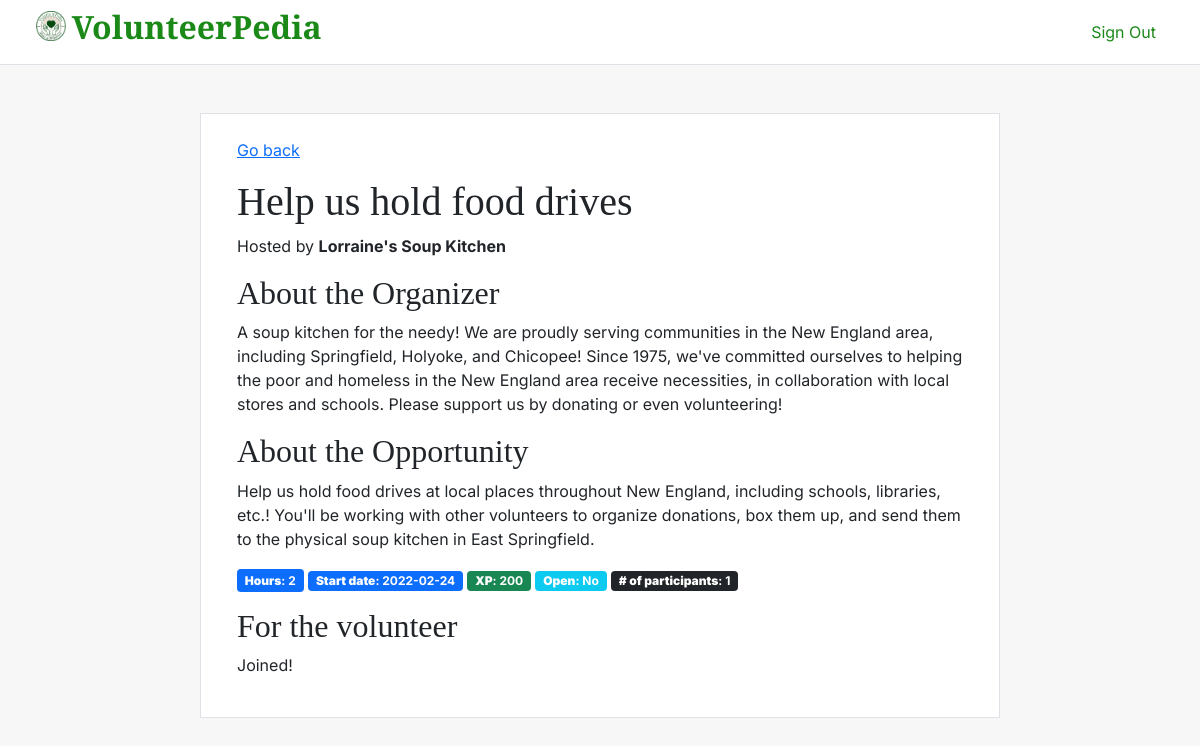
Page /opportunity/1 (signed in) on the committed database.
### database.py (models this page shows)
class Event(db.Model):
    __tablename__ = "events"
    id = db.Column(db.Integer, primary_key=True)
    title = db.Column(db.String(64), nullable=False)
    description = db.Column(db.String(512), nullable=False)
    hours = db.Column(db.SmallInteger, nullable=False)
    start_date = db.Column(db.Date, default=datetime.utcnow(), nullable=False)
    xp = db.Column(db.SmallInteger, nullable=False)
    ended = db.Column(db.Boolean, default=False, nullable=False)
    organization_id = db.Column(db.String, db.ForeignKey("organizations.id"), nullable=False)
    organizer = db.relationship("Organization", back_populates="events")
    participants = db.relationship("Participant", back_populates="event")

class Organization(db.Model):
    __tablename__ = "organizations"
    id = db.Column(db.String, primary_key=True)
    name = db.Column(db.String(64), nullable=False, unique=True)
    description = db.Column(db.String(512), nullable=False)
    password = db.Column(db.String, nullable=False)
    events = db.relationship("Event", back_populates="organizer")

### routes/events.py (the view)
@blueprint.route("/opportunity/<id>")
@authorize_both
def opportunity(id):
    opportunity = db.session.execute(
        select(Event).where(Event.id == id)
    ).fetchone()
    if not opportunity:
        flash("No opportunity found.")
        return redirect("/")
    opportunity = opportunity[0]
    is_organizer = False
    joined = False
    if opportunity.organization_id == session["id"]:
        is_organizer = True
    else:
        query = db.session.execute(
            select(Participant).where(
                (Participant.user_id == session["id"]) &
                (Participant.event_id == opportunity.id)
            )
        ).fetchone()
        if query:
            joined = True
    return render_template("opportunity.html", opportunity=opportunity, is_organizer=is_organizer, joined=joined)

### app.py (called while the page is built)
@app.after_request
def after_request(response):
    response.headers["Cache-Control"] = "no-cache, no-store, must-revalidate"
    response.headers["Expires"] = 0
    response.headers["Pragma"] = "no-cache"
    return response

@app.context_processor
def context_processor():
    return {"sqrt": sqrt}

### helpers.py (called while the page is built)
def logged_in_as_user():
    if session.get("id") is None or session.get("password") is None:
        return False
    query = db.session.execute(
        select(User).where(User.id == session["id"])
    ).fetchone()
    if not query:
        return False
    elif not check_password_hash(query[0].password, session["password"]):
        return False
    return True

def authorize_both(f):
    @wraps(f)
    def decorate(*args, **kwargs):
        if not logged_in_as_user() and not logged_in_as_organization():
            flash("Oops, looks like you need to log in first!")
            return redirect("/signin")
        return f(*args, **kwargs)
    return decorate

### templates/opportunity.html (shortened to what this page needs)
{% extends "layout.html" %}
{% block styles %}
    <link href="{{ url_for('static', filename='dashboard.css') }}" rel="stylesheet"/>
{% endblock %}
{% block navbar %}
    <li class="nav-item">
        <a class="nav-link" href="{{ url_for('general.index') }}">{{ name }}</a>
    </li>
    <li class="nav-item">
        <a class="nav-link" href="{{ url_for('general.signout') }}">Sign Out</a>
    </li>
{% endblock %}
{% block body %}
    <div class="align-items-center justify-content-center row h-100">
        <div class="col-lg-8 py-5">
            <div class="bg-white border mb-2 p-4 row">
                <p><a href="{{ url_for('general.index') }}">Go back</a></p>
                <h1>{{ opportunity.title }}</h1>
                <p>Hosted by <b>{{ opportunity.organizer.name }}</b></p>
                <h2>About the Organizer</h2>
                <p>{{ opportunity.organizer.description }}</p>
                <h2>About the Opportunity</h2>
                <p>{{ opportunity.description }}</p>
                <div>
                    <p class="badge bg-primary d-inline"><b>Hours</b>: {{ opportunity.hours }}</p>
                    <p class="badge bg-primary"><b>Start date</b>: {{ opportunity.start_date }}</p>
                    <p class="badge bg-success"><b>XP</b>: {{ opportunity.xp }}</p>
                    <p class="badge bg-info"><b>Open</b>: {{ "No" if opportunity.ended else "Yes" }}</p>
                    <p class="badge bg-dark"><b># of participants</b>: {{ opportunity.participants | length }}</p>
                </div>
                {% if is_organizer %}
                    <h2>For the organizer</h2>
                    {% if opportunity.participants | length %}
                        <table class="table table-responsive">
                            <thead>
                                <tr>
                                    <td>Email</td>
                                    <td>Username</td>
                                    <td>End volunteering</td>
                                </tr>
                            </thead>
                            <tbody>
                                {% for participant in opportunity.participants %}
                                    <tr>
                                        <td>{{ participant.user.email }}</td>
                                        <td>{{ participant.user.username }}</td>
                                        <td>
                                            <form action="{{ url_for('events.end_individual') }}" method="post">
                                                <button class="btn btn-link p-0 align-top" type="submit">End volunteering for volunteer</button>
                                            </form>
                                        </td>
                                    </tr>
                                {% endfor %}
                            </tbody>
                        </table>
                    {% else %}
                        <p>No volunteers yet.</p>
                    {% endif %}
                    {% if not opportunity.ended %}
                        <form action="{{ url_for('events.end') }}" method="post">
                            <input type="hidden" name="id" value="{{ opportunity.id }}"/>
                            <button type="submit">End volunteer sign-ups</button>
                        </form>
                    {% else %}
                        <button class="btn btn-success" disabled>Volunteer sign-ups ended</button>
                    {% endif %}
                {% else %}
                    <h2>For the volunteer</h2>
                    {% if joined %}
                        <p>Joined!</p>
                    {% elif not opportunity.ended %}
                        <form action="{{ url_for('events.join') }}" method="post">
                            <input type="hidden" name="id" value="{{ opportunity.id }}"/>
                            <button type="submit">Volunteer for opportunity!</button>
                        </form>
                    {% else %}
                        <p>Submissions have been closed.</p>
                    {% endif %}
                {% endif %}
            </div>
        </div>
    </div>
{% endblock %}

### static/styles.css (style rules this page uses)
:root { --main-theme-color: rgb(26, 137, 23); }
body, html { font-family: "Inter", sans-serif; min-height: 100%; }
h1, h2, h3, h4, h5, h6 { font-family: "EB Garamond", serif; }
.navbar .nav-link { color: var(--main-theme-color) !important; }

### static/dashboard.css (style rules this page uses)
body { background-color: #f7f7f7; }

### rows in the picture
Event: title "Help us hold food drives", description "Help us hold food drives at local places throughout New England, including schools, libraries, etc.! You'll be working with other volunteers to organize donations, box them up, and send them to the physical soup kitchen in East Springfield.", hours "2", start_date "2022-02-24", xp "200", ended "No"
Organization: organizer.name "Lorraine's Soup Kitchen", organizer.description "A soup kitchen for the needy! We are proudly serving communities in the New England area, including Springfield, Holyoke, and Chicopee! Since 1975, we've committed ourselves to helping the poor and homeless in the New England area receive necessities, in collaboration with local stores and schools. Please support us by donating or even volunteering!"

### other values in the picture
{{ opportunity.participants | length }} "1"
